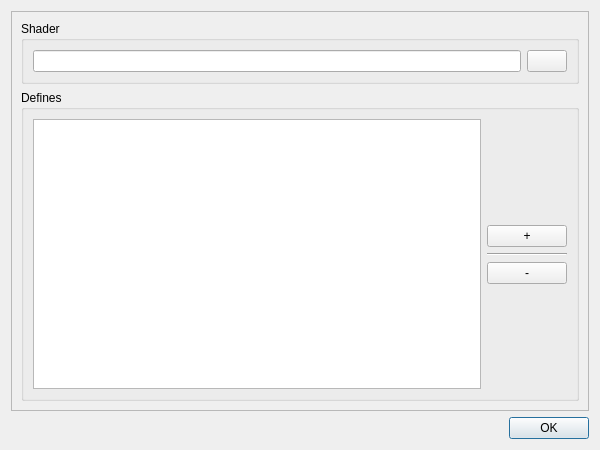
<?xml version="1.0" encoding="UTF-8"?>
<ui version="4.0">
 <class>ReshadeDialog</class>
 <widget class="QDialog" name="ReshadeDialog">
  <property name="geometry">
   <rect>
    <x>0</x>
    <y>0</y>
    <width>600</width>
    <height>450</height>
   </rect>
  </property>
  <property name="windowTitle">
   <string>Reshade effect parameters</string>
  </property>
  <layout class="QVBoxLayout" name="verticalLayout">
   <item>
    <widget class="QScrollArea" name="scrollArea">
     <property name="widgetResizable">
      <bool>true</bool>
     </property>
     <widget class="QWidget" name="scrollAreaWidgetContents">
      <property name="geometry">
       <rect>
        <x>0</x>
        <y>0</y>
        <width>580</width>
        <height>399</height>
       </rect>
      </property>
      <layout class="QVBoxLayout" name="verticalLayout_2">
       <item>
        <widget class="QGroupBox" name="shaderFile">
         <property name="toolTip">
          <string>Path to shader</string>
         </property>
         <property name="title">
          <string>Shader</string>
         </property>
         <layout class="QHBoxLayout" name="horizontalLayout">
          <item>
           <widget class="QLineEdit" name="fileValue"/>
          </item>
          <item>
           <widget class="QPushButton" name="fileSelect">
            <property name="icon">
             <iconset theme="document-open">
              <normaloff>.</normaloff>.</iconset>
            </property>
           </widget>
          </item>
         </layout>
        </widget>
       </item>
       <item>
        <widget class="QGroupBox" name="defs">
         <property name="title">
          <string>Defines</string>
         </property>
         <layout class="QHBoxLayout" name="horizontalLayout_2">
          <item>
           <widget class="QTableView" name="defsView">
            <property name="selectionMode">
             <enum>QAbstractItemView::SingleSelection</enum>
            </property>
            <property name="selectionBehavior">
             <enum>QAbstractItemView::SelectRows</enum>
            </property>
           </widget>
          </item>
          <item>
           <layout class="QVBoxLayout" name="verticalLayout_3">
            <item>
             <spacer name="verticalSpacer">
              <property name="orientation">
               <enum>Qt::Vertical</enum>
              </property>
              <property name="sizeHint" stdset="0">
               <size>
                <width>20</width>
                <height>40</height>
               </size>
              </property>
             </spacer>
            </item>
            <item>
             <widget class="QPushButton" name="add">
              <property name="text">
               <string notr="true">+</string>
              </property>
             </widget>
            </item>
            <item>
             <widget class="Line" name="line">
              <property name="orientation">
               <enum>Qt::Horizontal</enum>
              </property>
             </widget>
            </item>
            <item>
             <widget class="QPushButton" name="del">
              <property name="text">
               <string notr="true">-</string>
              </property>
             </widget>
            </item>
            <item>
             <spacer name="verticalSpacer_2">
              <property name="orientation">
               <enum>Qt::Vertical</enum>
              </property>
              <property name="sizeHint" stdset="0">
               <size>
                <width>20</width>
                <height>40</height>
               </size>
              </property>
             </spacer>
            </item>
           </layout>
          </item>
         </layout>
        </widget>
       </item>
      </layout>
     </widget>
    </widget>
   </item>
   <item>
    <widget class="QDialogButtonBox" name="buttonBox">
     <property name="orientation">
      <enum>Qt::Horizontal</enum>
     </property>
     <property name="standardButtons">
      <set>QDialogButtonBox::Ok</set>
     </property>
    </widget>
   </item>
  </layout>
 </widget>
 <resources/>
 <connections>
  <connection>
   <sender>buttonBox</sender>
   <signal>accepted()</signal>
   <receiver>ReshadeDialog</receiver>
   <slot>accept()</slot>
   <hints>
    <hint type="sourcelabel">
     <x>248</x>
     <y>254</y>
    </hint>
    <hint type="destinationlabel">
     <x>157</x>
     <y>274</y>
    </hint>
   </hints>
  </connection>
  <connection>
   <sender>buttonBox</sender>
   <signal>rejected()</signal>
   <receiver>ReshadeDialog</receiver>
   <slot>reject()</slot>
   <hints>
    <hint type="sourcelabel">
     <x>316</x>
     <y>260</y>
    </hint>
    <hint type="destinationlabel">
     <x>286</x>
     <y>274</y>
    </hint>
   </hints>
  </connection>
 </connections>
</ui>
